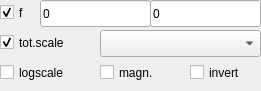
   <widget class="QFrame" name="color_frame">
    <property name="geometry">
     <rect>
      <x>5</x>
      <y>30</y>
      <width>261</width>
      <height>91</height>
     </rect>
    </property>
    <property name="frameShape">
     <enum>QFrame::NoFrame</enum>
    </property>
    <property name="frameShadow">
     <enum>QFrame::Raised</enum>
    </property>
    <widget class="QCheckBox" name="autoscale">
     <property name="geometry">
      <rect>
       <x>0</x>
       <y>0</y>
       <width>45</width>
       <height>25</height>
      </rect>
     </property>
     <property name="toolTip">
      <string>autoscale on/off</string>
     </property>
     <property name="text">
      <string>f</string>
     </property>
     <property name="checked">
      <bool>true</bool>
     </property>
    </widget>
    <widget class="QLineEdit" name="f_min">
     <property name="geometry">
      <rect>
       <x>40</x>
       <y>0</y>
       <width>111</width>
       <height>27</height>
      </rect>
     </property>
     <property name="sizePolicy">
      <sizepolicy hsizetype="Fixed" vsizetype="Fixed">
       <horstretch>0</horstretch>
       <verstretch>0</verstretch>
      </sizepolicy>
     </property>
     <property name="maximumSize">
      <size>
       <width>120</width>
       <height>16777215</height>
      </size>
     </property>
     <property name="acceptDrops">
      <bool>false</bool>
     </property>
     <property name="toolTip">
      <string>minimum of function</string>
     </property>
     <property name="locale">
      <locale language="English" country="UnitedStates"/>
     </property>
     <property name="inputMethodHints">
      <set>Qt::ImhNone</set>
     </property>
     <property name="text">
      <string>0</string>
     </property>
     <property name="frame">
      <bool>true</bool>
     </property>
     <property name="alignment">
      <set>Qt::AlignLeading|Qt::AlignLeft|Qt::AlignVCenter</set>
     </property>
     <property name="readOnly">
      <bool>true</bool>
     </property>
    </widget>
    <widget class="QLineEdit" name="f_max">
     <property name="geometry">
      <rect>
       <x>150</x>
       <y>0</y>
       <width>111</width>
       <height>27</height>
      </rect>
     </property>
     <property name="sizePolicy">
      <sizepolicy hsizetype="Fixed" vsizetype="Fixed">
       <horstretch>0</horstretch>
       <verstretch>0</verstretch>
      </sizepolicy>
     </property>
     <property name="maximumSize">
      <size>
       <width>120</width>
       <height>16777215</height>
      </size>
     </property>
     <property name="toolTip">
      <string>maximum of function</string>
     </property>
     <property name="locale">
      <locale language="English" country="UnitedStates"/>
     </property>
     <property name="text">
      <string>0</string>
     </property>
     <property name="alignment">
      <set>Qt::AlignLeading|Qt::AlignLeft|Qt::AlignVCenter</set>
     </property>
     <property name="readOnly">
      <bool>true</bool>
     </property>
    </widget>
    <widget class="QCheckBox" name="autoscale_tot">
     <property name="geometry">
      <rect>
       <x>0</x>
       <y>30</y>
       <width>100</width>
       <height>25</height>
      </rect>
     </property>
     <property name="maximumSize">
      <size>
       <width>100</width>
       <height>16777215</height>
      </size>
     </property>
     <property name="toolTip">
      <string>total autoscale by all cube on/off</string>
     </property>
     <property name="text">
      <string>tot.scale</string>
     </property>
     <property name="checked">
      <bool>true</bool>
     </property>
    </widget>
    <widget class="QComboBox" name="paletter">
     <property name="geometry">
      <rect>
       <x>100</x>
       <y>30</y>
       <width>161</width>
       <height>27</height>
      </rect>
     </property>
     <property name="toolTip">
      <string>set paletters</string>
     </property>
     <property name="currentText">
      <string/>
     </property>
     <property name="currentIndex">
      <number>-1</number>
     </property>
     <property name="insertPolicy">
      <enum>QComboBox::InsertAtBottom</enum>
     </property>
    </widget>
    <widget class="QCheckBox" name="logscale">
     <property name="geometry">
      <rect>
       <x>0</x>
       <y>60</y>
       <width>90</width>
       <height>25</height>
      </rect>
     </property>
     <property name="maximumSize">
      <size>
       <width>90</width>
       <height>16777215</height>
      </size>
     </property>
     <property name="text">
      <string>logscale</string>
     </property>
    </widget>
    <widget class="QCheckBox" name="modulus">
     <property name="geometry">
      <rect>
       <x>100</x>
       <y>60</y>
       <width>90</width>
       <height>25</height>
      </rect>
     </property>
     <property name="maximumSize">
      <size>
       <width>90</width>
       <height>16777215</height>
      </size>
     </property>
     <property name="toolTip">
      <string>absolute magnitude of function</string>
     </property>
     <property name="text">
      <string>magn.</string>
     </property>
    </widget>
    <widget class="QCheckBox" name="invert">
     <property name="geometry">
      <rect>
       <x>190</x>
       <y>60</y>
       <width>70</width>
       <height>25</height>
      </rect>
     </property>
     <property name="maximumSize">
      <size>
       <width>70</width>
       <height>16777215</height>
      </size>
     </property>
     <property name="text">
      <string>invert</string>
     </property>
    </widget>
   </widget>
